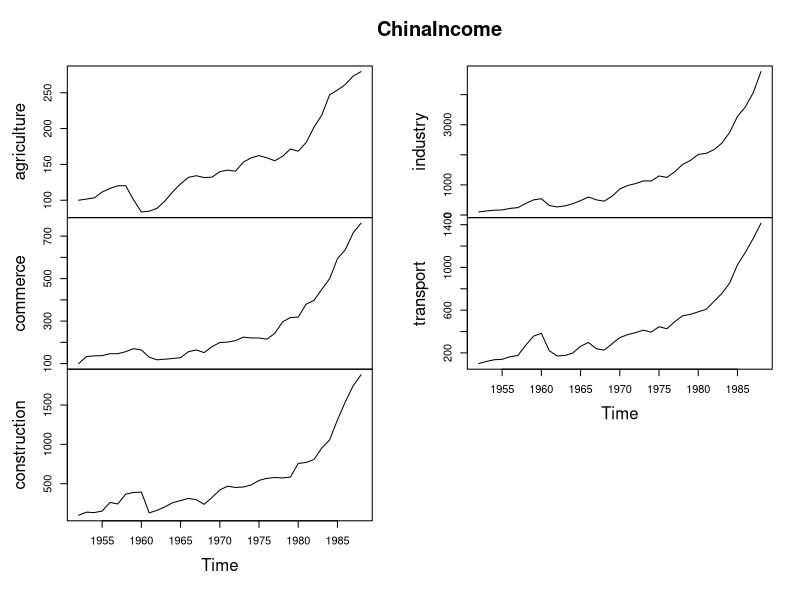

This figure's R source:
library(AER)


### Name: ChinaIncome
### Title: Chinese Real National Income Data
### Aliases: ChinaIncome
### Keywords: datasets

### ** Examples

data("ChinaIncome")
plot(ChinaIncome)
